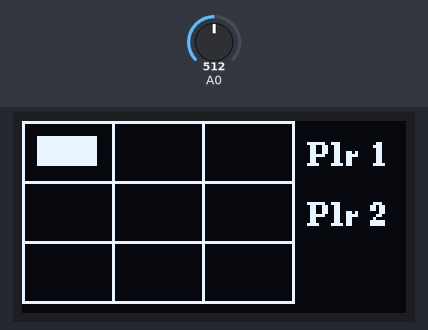
Simulated run of this sketch. Board: Arduino Uno, built with avr-gcc and run on an emulated ATmega328P. On the bench: 128×64 one-colour display. Inputs (shaded band) come from the test bench; at power-on: A0 = 512.

Above: at 0.98 s.
1.5 s: A0 set to 240
At 2.18 s:
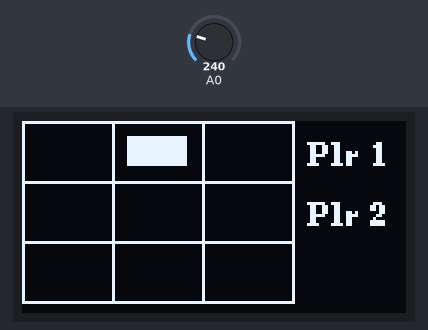
At 3.08 s:
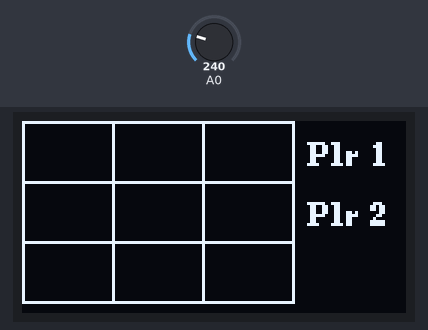
Timing chart, 0 to 4.6 s (numbered marks = the images above; inputs shaded):
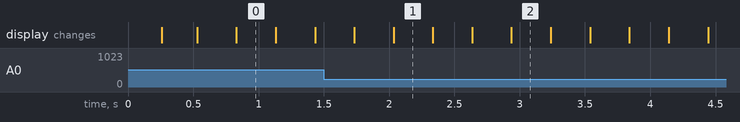

The sketch:

tic-tac-toe.ino
```cpp
#include <Arduino.h>
#include <U8g2lib.h>

#ifdef U8X8_HAVE_HW_SPI
#include <SPI.h>
#endif
#ifdef U8X8_HAVE_HW_I2C
#include <Wire.h>
#endif

int joystickPin = 9;
int cursorX = 0;
int cursorY = 0;
const int deadzone = 300;
const int delayCursor = 300; //each 100 ms , take input
int previousCursorTime = 0;
bool isCursorVisible = true;

//U8G2_SH1106_128X64_NONAME_F_HW_I2C u8g2(U8G2_R0, /* reset=*/ U8X8_PIN_NONE);
U8G2_SH1106_128X64_NONAME_1_HW_I2C u8g2(U8G2_R0, /* reset=*/ U8X8_PIN_NONE);

bool isGameOver = false;
bool isPlayer1 = true;

char board[3][3] ={
  {' ', ' ', ' '},
  {' ', ' ', ' '},
  {' ', ' ', ' '}
};


int screenWidth, screenHeight;
const int cellWidth = 30;
const int cellHeight = 20;
int charXWidth = 0;
int charOWidth = 0;


void updateCursorPosition()
{
  int joyX = analogRead(A0);
  //int joyY = analogRead(A1);

  if(joyX > 800)
    cursorX ++;
  else if(joyX < 250)
    cursorX --;

  if(cursorX > 2)
    cursorX = 0;
  else if (cursorX < 0)
     cursorX = 2;

  // if(joyY > 800)
  //   cursorY ++;
  // else if (joyY < 250)
  //   cursorY --;
  // if(cursorY > 2)
  //   cursorY = 0;
  // else if (cursorY < 0)
  //    cursorY = 2;

  //Serial.println(cursorX);
  //Serial.println(cursorY);
}

void setup() {
  Serial.begin(9600);

  pinMode(joystickPin, INPUT_PULLUP);
  // put your setup code here, to run once:
  u8g2.begin();
  u8g2.clearBuffer();
//  u8g2.setFont(u8g2_font_6x10_tf);
  u8g2.setFont(u8g2_font_ncenB08_tr);	// choose a suitable font
  screenHeight = u8g2.getHeight();
  screenWidth = u8g2.getWidth();
  charXWidth = u8g2.getStrWidth("X");
  charOWidth = u8g2.getStrWidth("O");

  drawBoard();
}

void drawBoard()
{

  u8g2.firstPage(); // Start the page loop
  do {
    //Draw the grid
    for (int i = 0; i <= 3; i++) {
      u8g2.drawLine(0, i * cellHeight, 3 * cellWidth, i * cellHeight); // Horizontal lines
      u8g2.drawLine(i * cellWidth, 0, i * cellWidth, 3 * cellHeight); // Vertical lines
    }

    // Draw board contents
    for (int row = 0; row < 3; row++) {
      for (int col = 0; col < 3; col++) {
        char ch = board[row][col];
        if (ch != ' ') {
          int xPos = (col * cellWidth) + (cellWidth - u8g2.getStrWidth(&ch)) / 2;
          int yPos = (row * cellHeight) + cellHeight - (cellHeight - u8g2.getAscent()) / 2;
          char str[2] = {ch, '\0'};
          u8g2.drawStr(xPos, yPos, str);
        }
      }
    }

    if (isCursorVisible && board[cursorY][cursorX] == ' ') {
      int cursorXPos = cursorX * cellWidth + 5;
      int cursorYPos = cursorY * cellHeight + 5;


      u8g2.drawBox(cursorXPos, cursorYPos, cellWidth - 10, cellHeight - 10);
    }

    // Display player info
    u8g2.drawStr(95, 15, "Plr 1");
    u8g2.drawStr(95, 35, "Plr 2");

  } while (u8g2.nextPage());

}

bool isDraw()
{
  for(int i =0; i <3; i++)
  {
    for(int j =0; j<3; j++)
    {
      if(board[i][j] == ' ')
        return false;
    }
  }
  return true;
}

bool isWin(int x, int y)
{
  //check row
  for(int i =0; i <3; i++)
  {
    if(board[i][y] != board[x][y])
      break;

    if (i == 2)
      return true;
  }

  //check column
  for(int i =0; i<3; i++)
  {
    if(board[x][i] != board[x][y])
      break;
    if(i == 2)
      return true;
  }

  //check diagonal
  if(x == y)
  {
    for(int i =0; i <3; i++)
    {
      if(board[i][i] != board[x][y])
        break;
      if(i == 2)
        return true;
    }
  }

  //check anti-diagonal
  if(x + y == 2)
  {
    for(int i =0; i <3; i++)
    {
      if(board[x][y] != board[i][2-i])
        break;
      if(i == 2)
        return true;
    }
  }
//if all checks dont work, it is not a win condition
  return false;
}

void takeInput()
{
  char cell = isPlayer1 ? 'X':'O';
  while (Serial.available()) {
    Serial.read(); // Clear any leftover characters
  }

  //Serial.println("Player : enter position 1-9");

  if(!Serial.available()){return ;}
  //while(!Serial.available());

 if(Serial.available()){

  char input = Serial.read();
  int pos = input -'0';
  Serial.println(pos);

  if(pos < 1 || pos > 9)
  {
    Serial.println("Invalid position! Please enter 1-9");
    return;
  }

  int row = (pos - 1)/ 3;
  int col = (pos - 1) %3;

  // Check if cell is occupied
  if (board[row][col] != ' ') {
    Serial.println("Position already taken! Try again.");
    return;
  }

  board[row][col] = cell;
  //draw the board after each input
  drawBoard();

  //check if there is a win or draw
  if(isWin(row, col))
  {
    drawWinBoard();
    isGameOver = true;
    return;
  }
  else if (isDraw())
  {
    drawDrawBoard();
    isGameOver = true;
    return;
  }

  isPlayer1 = !isPlayer1;

 }

}

void drawWinBoard()
{
    char *str = isPlayer1 ?"player 1 (X)" : "Player 2 (O)";
    u8g2.firstPage();
    do
    {
    u8g2.drawStr(0, screenHeight / 2, str);
    u8g2.drawStr(u8g2.getStrWidth(str), screenHeight / 2, " WON");

    }while (u8g2.nextPage());
}

void drawDrawBoard()
{
    u8g2.firstPage();
    do
    {
    u8g2.drawStr(0, screenHeight / 2, "It is a Draw");
    }while (u8g2.nextPage());
}

void restartGame()
{
  for(int i =0; i <3; i++)
  {
    for(int j =0; j<3; j++)
    {
      board[i][j] = ' ';
    }
  }

  isGameOver = false;
  isPlayer1 = true;

  drawBoard();
}
void loop() {
  if(isGameOver)
  {
    delay(5000);
    restartGame();
  }

  if(millis() - previousCursorTime > delayCursor)
  {
    previousCursorTime = millis();
    updateCursorPosition();
    isCursorVisible = !isCursorVisible;
    drawBoard();
  }

  //takeInput();


}
```

Measured:
- after the input at 1.5 s, the display: first differs from a run without the input after 0.53 s (image 1)
